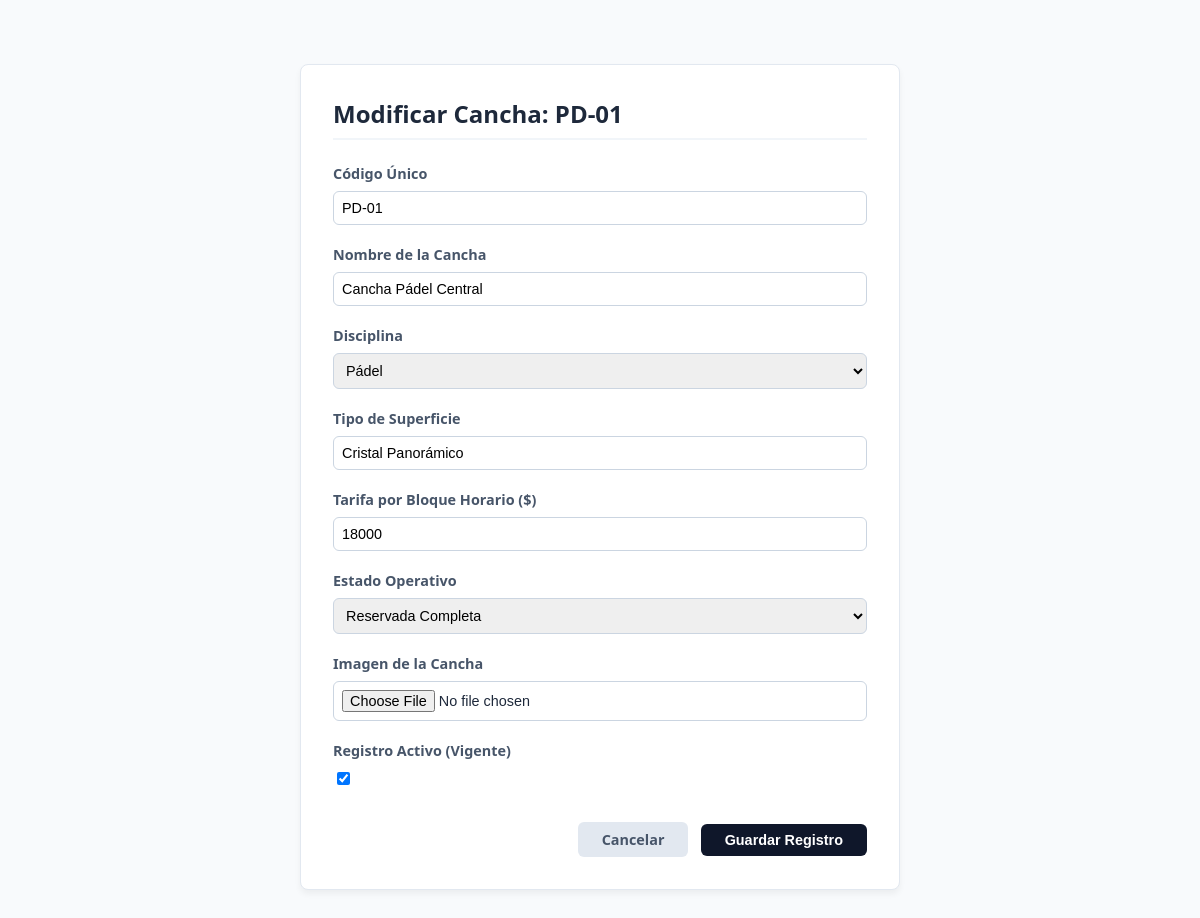
Screenshot of /gestion/canchas/editar/1/ (signed in) with the database file from the repository.
### canchas/models.py (models this page shows, shortened)
class Cancha(models.Model):
    ESTADOS_CHOICES = [
        ('DISPONIBLE', 'Disponible'),
        ('MANTENIMIENTO', 'En Mantenimiento'),
        ('RESERVADA', 'Reservada Completa'),
    ]
    codigo = models.CharField(max_length=10, unique=True, verbose_name="Código Único")
    nombre = models.CharField(max_length=100, verbose_name="Nombre de la Cancha")
    disciplina = models.ForeignKey(Disciplina, on_delete=models.PROTECT, related_name="canchas", verbose_name="Disciplina")
    superficie = models.CharField(max_length=50, verbose_name="Tipo de Superficie")
    tarifa_bloque = models.IntegerField(
        validators=[MinValueValidator(0)],
        verbose_name="Tarifa por Bloque Horario ($)"
    )
    estado = models.CharField(max_length=20, choices=ESTADOS_CHOICES, default='DISPONIBLE', verbose_name="Estado Operativo")
    imagen = models.ImageField(upload_to="canchas/", blank=True, null=True, verbose_name="Imagen de la Cancha")
    activo = models.BooleanField(default=True, verbose_name="Registro Activo (Vigente)")

### canchas/views.py (the view)
# urls.py: path('gestion/canchas/editar/<int:pk>/', views.editar_cancha, name='editar_cancha'),
@login_required
@user_passes_test(es_staff)
def editar_cancha(request, pk):
    cancha = get_object_or_404(Cancha, pk=pk)
    if request.method == 'POST':
        form = CanchaForm(request.POST, request.FILES, instance=cancha)
        if form.is_valid():
            form.save()
            messages.success(request, "Los datos de la cancha han sido actualizados.")
            return redirect('gestion_canchas')
    else:
        form = CanchaForm(instance=cancha)
    return render(request, 'canchas/form_cancha.html', {'form': form, 'titulo': f'Modificar Cancha: {cancha.codigo}'})

### canchas/forms.py (shortened to what this page needs)
class CanchaForm(forms.ModelForm):
    class Meta:
        model = Cancha
        fields = ['codigo', 'nombre', 'disciplina', 'superficie', 'tarifa_bloque', 'estado', 'imagen', 'activo']
        widgets = {
            'codigo': forms.TextInput(attrs={'class': 'form-control', 'placeholder': 'Ej: PD-01'}),
            'nombre': forms.TextInput(attrs={'class': 'form-control', 'placeholder': 'Ej: Cancha Central'}),
            'disciplina': forms.Select(attrs={'class': 'form-select'}),
            'superficie': forms.TextInput(attrs={'class': 'form-control', 'placeholder': 'Ej: Pasto Sintético'}),
            'tarifa_bloque': forms.NumberInput(attrs={'class': 'form-control', 'placeholder': 'Ej: 15000'}),
            'estado': forms.Select(attrs={'class': 'form-select'}),
            'imagen': forms.FileInput(attrs={'class': 'form-control'}),
            'activo': forms.CheckboxInput(attrs={'class': 'form-check-input'}),
        }

### canchas/models.py (called while the page is built)
    def __str__(self):
        return self.nombre

### canchas/views.py (called while the page is built)
def es_staff(user):
    return user.is_authenticated and user.is_staff

### templates/canchas/form_cancha.html (shortened to what this page needs)
<!DOCTYPE html>
<html lang="es">
<head>
</head>
<body>
    <main class="container">
        <div class="card">
            <h2 style="margin-top: 0; margin-bottom: 1.5rem; border-bottom: 2px solid #f1f5f9; padding-bottom: 0.5rem;">{{ titulo }}</h2>
            <form method="POST" enctype="multipart/form-data">
                {% for field in form %}
                    <div class="form-group">
                        <label>{{ field.label }}</label>
                        {{ field }}
                    </div>
                {% endfor %}
                <div style="text-align: right; margin-top: 2rem;">
                    <a href="{% url 'gestion_canchas' %}" class="btn btn-secondary">Cancelar</a>
                    <button type="submit" class="btn btn-primary">Guardar Registro</button>
                </div>
            </form>
        </div>
    </main>
</body>
</html>

### templates/canchas/form_cancha.html (style rules this page uses)
body { font-family: system-ui, -apple-system, sans-serif; background-color: #f8fafc; margin: 0; padding: 0; color: #1e293b; }
.container { max-width: 600px; margin: 3rem auto; padding: 1rem; }
.card { background-color: white; border-radius: 8px; box-shadow: 0 4px 6px rgba(0,0,0,0.05); padding: 2rem; border: 1px solid #e2e8f0; }
.form-group { margin-bottom: 1.25rem; }
.form-group label { display: block; font-weight: bold; margin-bottom: 0.5rem; font-size: 0.9rem; color: #475569; }
.form-control, .form-select { width: 100%; padding: 0.5rem; border-radius: 6px; border: 1px solid #cbd5e1; font-size: 0.9rem; box-sizing: border-box; }
.btn { padding: 0.5rem 1.5rem; border-radius: 6px; text-decoration: none; font-weight: bold; font-size: 0.9rem; border: none; cursor: pointer; display: inline-block; }
.btn-primary { background-color: #0f172a; color: white; }
.btn-secondary { background-color: #e2e8f0; color: #475569; margin-right: 0.5rem; }

### rows the page displays
Cancha: form "PD-01" "Cancha Pádel Central" "Pádel" "Cristal Panorámico" "18000" "Reservada Completa" "☑"

### other values shown
{{ titulo }} "Modificar Cancha: PD-01"
{{ field.label }} "Código Único" "Nombre de la Cancha" "Disciplina" "Tipo de Superficie" "Tarifa por Bloque Horario ($)" "Estado Operativo" "Imagen de la Cancha" "Registro Activo (Vigente)"
